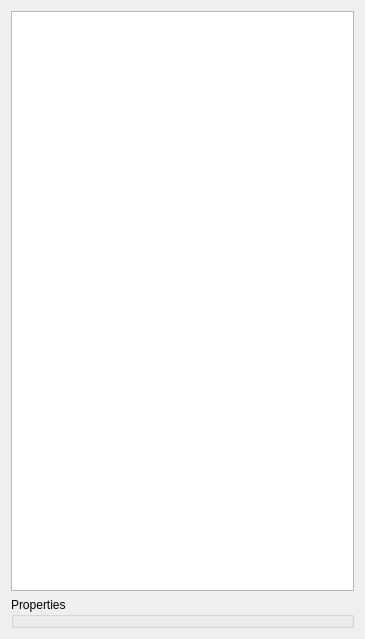
<ui version="4.0" >
 <class>resourceForm</class>
 <widget class="QWidget" name="resourceForm" >
  <property name="geometry" >
   <rect>
    <x>0</x>
    <y>0</y>
    <width>365</width>
    <height>639</height>
   </rect>
  </property>
  <property name="minimumSize" >
   <size>
    <width>200</width>
    <height>0</height>
   </size>
  </property>
  <property name="windowTitle" >
   <string>Form</string>
  </property>
  <layout class="QVBoxLayout" name="verticalLayout" >
   <item>
    <widget class="QTreeView" name="treeView" />
   </item>
   <item>
    <widget class="QGroupBox" name="propertiesBox" >
     <property name="title" >
      <string>Properties</string>
     </property>
    </widget>
   </item>
  </layout>
 </widget>
 <resources/>
 <connections/>
</ui>
